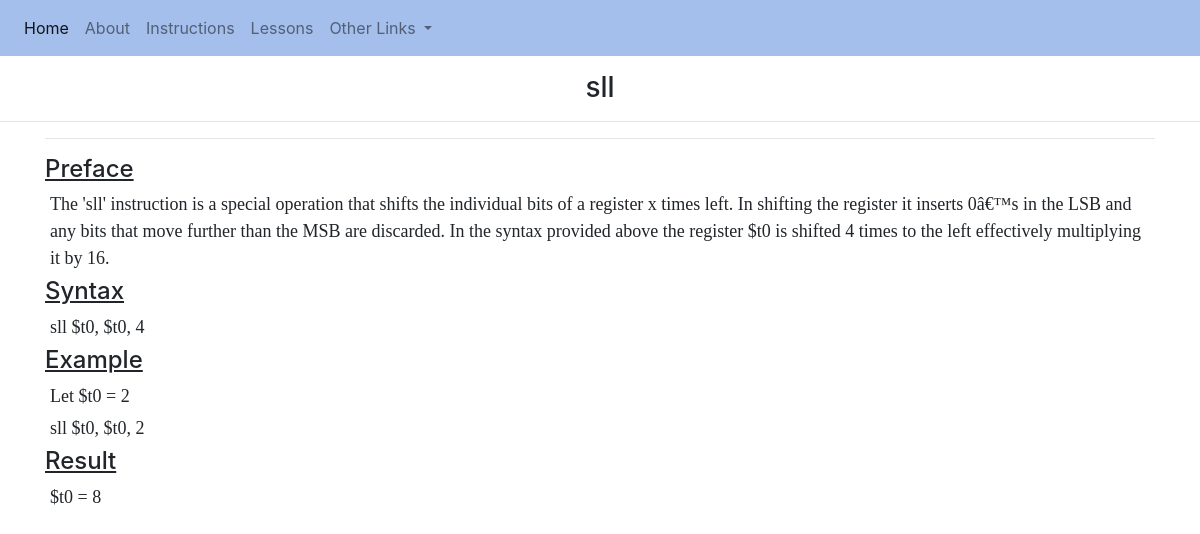
The app's page /instruction/sll with its own data.
### mips/models.py (models this page shows)
class Instruction(models.Model):
	instruction_id = models.AutoField(primary_key=True)			#Auto increments (identity(1,1))
	instruction_name = models.CharField(max_length=75, unique=True)
	class Meta:
		verbose_name = "Instruction"
		verbose_name_plural = "Instructions"

class InstructionParagraph(models.Model):
	instruction = models.ForeignKey(Instruction, on_delete=models.CASCADE)
	paragraph = models.TextField()
	paragraph_types = [('Preface', 'Preface'), ('Syntax', 'Syntax'), ('Example', 'Example'), ('Result', 'Result')]
	paragraph_type = models.CharField(max_length =50, choices=paragraph_types, default='Preface')
	ordering = models.IntegerField(default=0)
	class Meta:
		verbose_name = "Instruction Paragraph"
		verbose_name_plural = "Instruction Paragraphs"

### mips/views.py (the view)
# urls.py: path('instruction/<str:instruction_name>', instruction, name="instruction"),
def instruction(request, instruction_name='slug_not_found'):
	paragraph_dict, image_dict, object_dict = grab_instruction_data(instruction_name)
	instruction_paragraphs = convert_ordered_dict_to_list(paragraph_dict)
	paragraph_objects = convert_ordered_dict_to_list(object_dict)
	context = {
	"instruction_name": instruction_name,
	'instruction_paragraphs': instruction_paragraphs,
	'image_dict': image_dict,
	'paragraph_objects': paragraph_objects
	}
	return render(request, "mips/instruction-general.html", context)

### mips/views.py (called while the page is built)
def grab_instruction_data(instruction_name):
	paragraph_dict = {}
	image_dict = {}
	object_dict = {}
	instruction_obj = get_object_or_404(Instruction, instruction_name=instruction_name)
	instruction_paragraph_query = InstructionParagraph.objects.filter(instruction=instruction_obj)
	instruction_image_query = InstructionImage.objects.filter(instruction=instruction_obj)
	for instruction_paragraph in instruction_paragraph_query:
		paragraph_dict[instruction_paragraph.ordering] = instruction_paragraph.paragraph
		object_dict[instruction_paragraph.ordering] = instruction_paragraph
	for instruction_image in instruction_image_query:
		image_dict[instruction_image.ordering] = instruction_image.filepath
	return paragraph_dict, image_dict, object_dict

def convert_ordered_dict_to_list(ordered_dict):
	resulting_list = []
	counter = 0
	while counter < len(ordered_dict.keys()):
		if counter not in ordered_dict.keys():
			break
		resulting_list.append(ordered_dict[counter])
		counter += 1
	return resulting_list

### mips/templates/mips/instruction-general.html (shortened to what this page needs)
{% load static %}
<html>
<head>
	<link rel="stylesheet" href="https://stackpath.bootstrapcdn.com/bootstrap/4.3.1/css/bootstrap.min.css">
	<link rel="stylesheet" href="{% static 'mips/css/css.css' %}">
</head>
<body>
	{% include 'mips/navigation.html' %}
	<h3 class="text-center offset-top">{{instruction_name}}</h3>
	<hr>
	<article>
	<div class="container">
	<hr>
	<div class="row">
		<div class="col-lg-12 col-md-12 col-sm-12 col-xs-12">
		<h4><u>Preface</u></h4>
		{% for paragraph in paragraph_objects %}
			{% if paragraph.paragraph_type == "Preface" %}
				<p class="instruction-p" id="">{{paragraph.paragraph}}</p>
			{% endif %}
		{% endfor %}
		<h4><u>Syntax</u></h4>
		{% for paragraph in paragraph_objects %}
			{% if paragraph.paragraph_type == "Syntax" %}
				<p class="instruction-p" id="">{{paragraph.paragraph}}</p>
			{% endif %}
		{% endfor %}
		<h4><u>Example</u></h4>
		{% for paragraph in paragraph_objects %}
			{% if paragraph.paragraph_type == "Example" %}
				<p class="instruction-p" id="">{{paragraph.paragraph}}</p>
			{% endif %}
		{% endfor %}
		<h4><u>Result</u></h4>
		{% for paragraph in paragraph_objects %}
			{% if paragraph.paragraph_type == "Result" %}
				<p class="instruction-p" id="">{{paragraph.paragraph}}</p>
			{% endif %}
		{% endfor %}
		</div>
	</div>
	</div>
	</article>
</body>
</html>

### mips/static/mips/css/css.css (style rules this page uses)
.instruction-p { font-family: "Times New Roman"; font-size: 18px; margin: 5px; }
.offset-top { margin-top: 15px; }

### records on screen
Instruction: instruction_name "sll"
InstructionParagraph: paragraph "The 'sll' instruction is a special operation that shifts the individual bits of a register x times left. In shifting the register it inserts 0â€™s in the LSB and any bits that move further than the MSB are discarded. In the syntax provided above the register $t0 is shifted 4 times to the left effectively multiplying it by 16."
InstructionParagraph: paragraph "sll $t0, $t0, 4"
InstructionParagraph: paragraph "Let $t0 = 2"
InstructionParagraph: paragraph "sll $t0, $t0, 2"
InstructionParagraph: paragraph "$t0 = 8"
